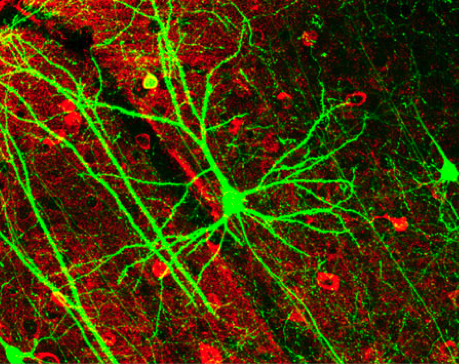
#> input picture Day 2/GFPneuron.png, 459 x 364 px
$ python image.py
#> lines starting #> are read from the running program, lines starting #| are printed output that depends on the picture; after the words box and inside, x2 and y2 are one past the last pixel; in counts of white or black regions, pixels touching at a corner belong together
import argparse
import matplotlib.pyplot as plt

parser = argparse.ArgumentParser(description='This is...')
parser.add_argument('image')
parser.add_argument('image_out')


im = plt.imread('GFPneuron.png')
#> im is the input picture: shape (364, 459, 3) float32; mean R, G, B 0.261, 0.212, 0.0151
plt.imshow(im)
im
above_mean = im[:, :, 1] > im.mean()
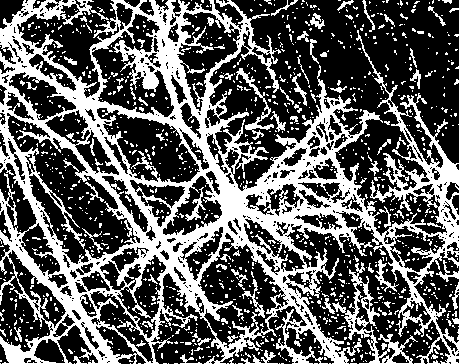
#> above_mean: shape (364, 459) bool; 36.8% white; 1173 white regions (1089 under 20 px), largest, box (x1, y1, x2, y2) and area: (0, 0, 459, 364) 50473, (332, 262, 418, 364) 1480, (236, 68, 274, 140) 453
plt.imshow(above_mean.astype(float), cmap='gray')
#> (the run stopped early here; a loop or call above may not have finished)

$ run again, with Day 2/calcium.jpg saved as Day 2/GFPneuron.png
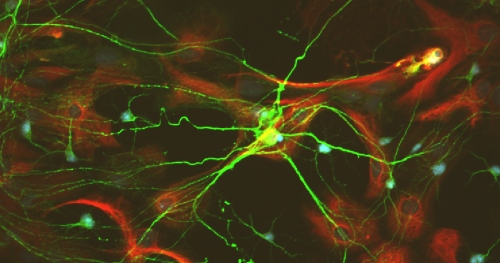
#> input picture Day 2/calcium.jpg, 500 x 263 px
#> im is the input picture: shape (263, 500, 3) float32; mean R, G, B 0.262, 0.215, 0.0948
#> `above_mean = im[:, :, 1] > im.mean()`:
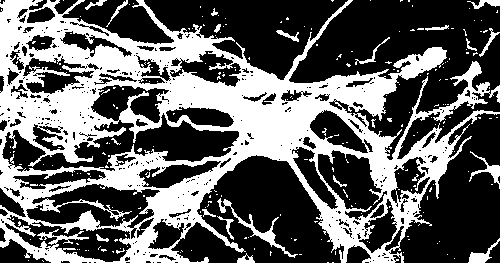
#> above_mean: shape (263, 500) bool; 38.4% white; 237 white regions (214 under 20 px), largest, box (x1, y1, x2, y2) and area: (0, 0, 500, 263) 47549, (217, 198, 298, 258) 525, (469, 151, 500, 189) 259
